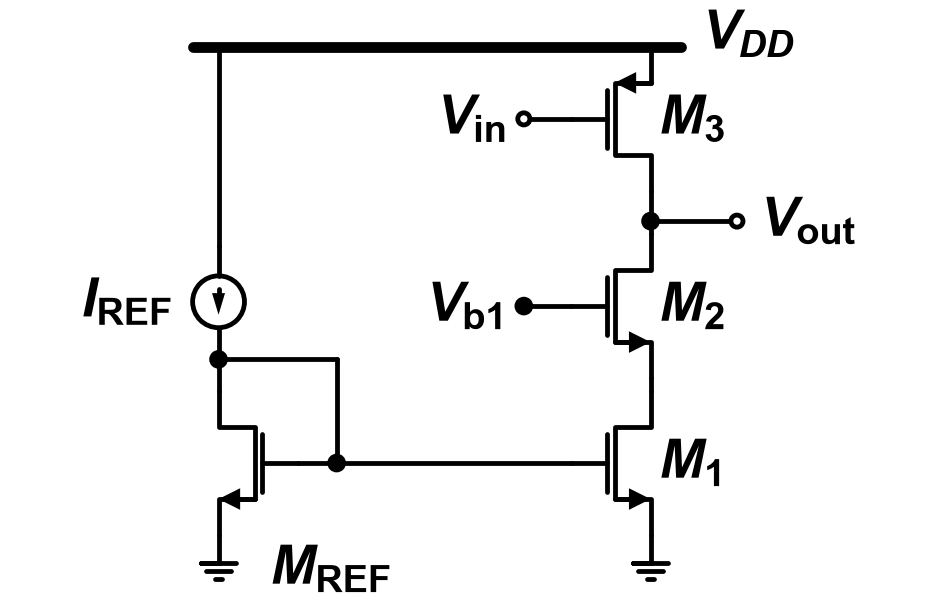

Source code (Python):
"""2015-1 중간 Q1 — 기준: Q1.md '회로 — Fig Q1'."""
import schemdraw.elements as elm
from schem_style import OPEN_R, dot, gate_terminal, new_drawing, nmos, pmos, rail

GAP = 0.2   # 소자 라벨과 기호 사이 간격


def draw():
    d = new_drawing()
    xl, xr, rail_y = 0, 5.0, 9.0
    rail(d, (xl - 0.3, rail_y), (xr + 0.35, rail_y))
    d.add(elm.Label().right().at((xr + 0.5, rail_y + 0.05)).label(r"$V_{DD}$", halign="left"))
    # 오른쪽 세로줄 위→아래: M3, Vout 접속점, M2, M1, 접지
    m3 = pmos(d, at=(xr, rail_y), anchor="source", label=r"$M_\mathrm{3}$")
    gate_terminal(d, m3.gate, r"$V_\mathrm{in}$", open_=True)
    d.add(elm.Line().down().at(m3.drain).length(0.35)); vout = dot(d)
    d.add(elm.Line().right().at(vout.center).length(1.0))
    d.add(elm.Dot(open=True, radius=OPEN_R).label(r"$V_\mathrm{out}$", "right", ofst=GAP))
    d.add(elm.Line().down().at(vout.center).length(0.15))
    m2 = nmos(d, at=d.here, anchor="drain", label=r"$M_\mathrm{2}$")
    gate_terminal(d, m2.gate, r"$V_\mathrm{b1}$")
    d.add(elm.Line().down().at(m2.source).length(0.15))   # n2 (라벨 없음)
    m1 = nmos(d, at=d.here, anchor="drain", label=r"$M_\mathrm{1}$")
    d.add(elm.Ground().at(m1.source).scale(0.8))
    # 왼쪽 세로줄: M_REF(좌우 반전), 게이트가 M1 게이트와 같은 높이
    mref = nmos(d, at=(xl, m1.source.y), anchor="source", mirror=True)
    d.add(elm.Ground().at(mref.source).scale(0.8))
    d.add(elm.Label().right().at((xl + 0.5, mref.source.y - 0.2))
          .label(r"$M_\mathrm{REF}$", halign="left", valign="top"))
    # 레일 → 긴 세로선 → I_REF(화살표 아래) → n1 위 접속점 → M_REF 드레인
    yn1 = mref.drain.y + 0.4
    d.add(elm.Line().down().at((xl, rail_y)).length(2.3))
    d.add(elm.SourceI().down().length(1.3).scale(0.6).label(r"$I_\mathrm{REF}$", "top", ofst=0.35))
    d.add(elm.Line().down().toy(yn1)); n1 = dot(d)
    d.add(elm.Line().down().toy(mref.drain.y))
    # 다이오드 연결: n1 위 → 오른쪽 → 아래 게이트 선의 n1 아래 접속점
    xd = mref.gate.x + 0.45
    d.add(elm.Line().right().at(n1.center).tox(xd))
    d.add(elm.Line().down().toy(mref.gate.y)); dot(d)
    d.add(elm.Line().at(mref.gate).to(m1.gate))
    return d
